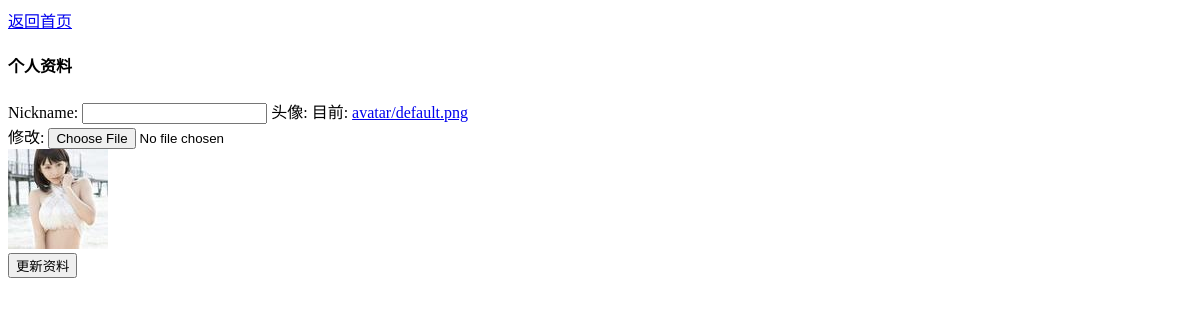
Before: /users/accounts/profile/ (signed in) with the older database file.
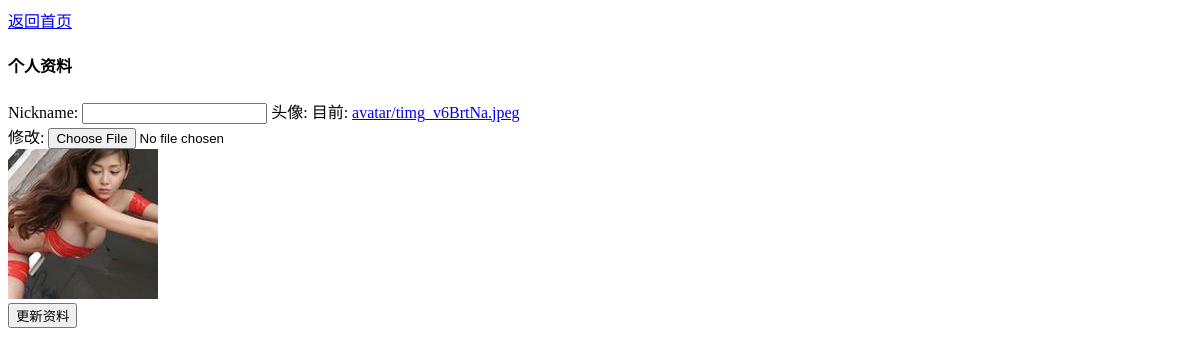
After: the same page with the newer database file.
### users/models.py (models this page shows, shortened)
class User(AbstractUser):
    nickname = models.CharField(max_length=50, blank=True)
    avatar = ProcessedImageField(upload_to='avatar',
                                 default='avatar/default.png',
                                 verbose_name='头像',
                                 processors=[ResizeToFill(150, 150)], )
    print(avatar)

### users/views.py (the view, shortened to what this page needs)
@login_required
def account_profile(request):
    messages = []
    form = UserDetailForm(instance=request.user)
    return render(request, 'users/user_detail.html', context={'form':form,
                                                                'messages':messages,})

### users/forms.py
class UserDetailForm(ModelForm):
    class Meta:
        model = User
        fields = ('nickname', 'avatar')

### templates/users/user_detail.html (shortened to what this page needs)
<!DOCTYPE html>
<html lang="en">
<head>
</head>
<a href="{% url 'blog:index' %}">返回首页</a>
<body>
<div class="local-header"><h4>个人资料</h4></div>
    <form class="profile" method="post" enctype="multipart/form-data"
        action="{% url 'users:account_profile' %}">
        {{ form }}
        <div class="avatar">
            <img class="img-rounded" src="{{ request.user.avatar.url }}">
        </div>
        <button class="primaryAction" type="submit">更新资料</button>
    </form>
</body>
</html>

Changed rows visible on the page:
changed User: user.avatar: picture added in place of a placeholder
Other visible differences:
text no longer shown: "Nickname: 头像: 目前: avatar/default.png 修改:"
text now shown: "Nickname: 头像: 目前: avatar/timg_v6BrtNa.jpeg 修改:"
